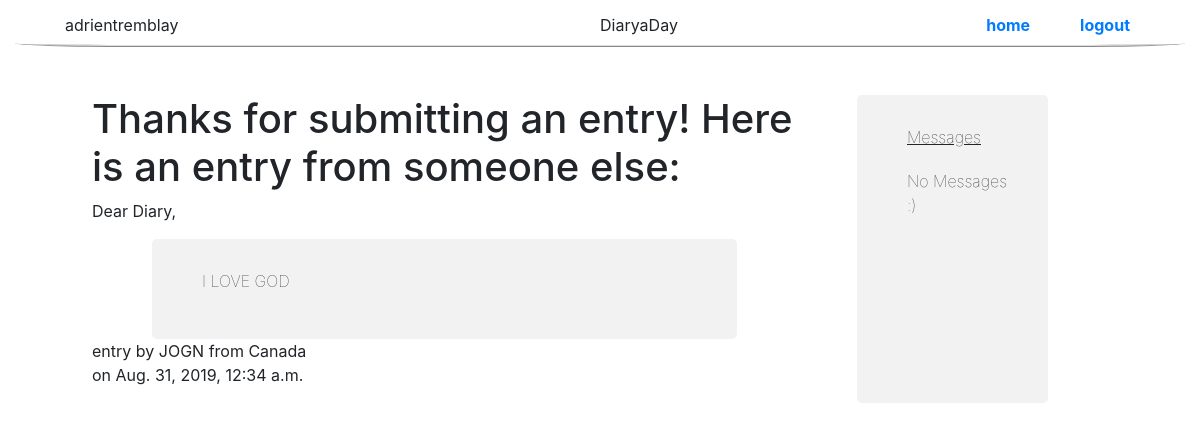
Screenshot of /diary/read/ (signed in) with the database file from the repository.
### diary/models.py (models this page shows, shortened)
class Writer(AbstractBaseUser):
    username = models.CharField(max_length=40, unique=True)
    country = CountryField(blank_label='(select country)', default = 'CA')
    name = models.CharField(max_length=100, blank=True) # not required
    USERNAME_FIELD = 'username'
    REQUIRED_FIELDS = ['password']
    objects = BaseUserManager()

class Entry(models.Model):
    contents = RichTextField()
    pub_date = models.DateTimeField("Date Written", default = now)
    essential = models.BooleanField(default = False)
    writer = models.ForeignKey(Writer, on_delete=models.CASCADE)
    objects = EntryManager()
    def __str__(self):
        return self.contents

### diary/views.py (the view)
# urls.py: path('read/', views.ReadView.as_view(), name = 'read'),
class ReadView(TemplateView):
    template_name = 'diary/read.html'
    def get_context_data(self, **kwargs):
        context = super().get_context_data(**kwargs)
        try :
            context['write_success'] = self.request.session['write_success']
        except:
            context['write_success'] = False
        context['entry'] = Entry.objects.get_random_entry(self.request.user)
        self.request.session['write_success'] = False
        return context

### diary/models.py (called while the page is built)
    def get_random_entry(self, user):
        while True:
            numEntries= Entry.objects.all().count()
            random_index = randint(0, numEntries - 1)
            if (self.all()[random_index].writer != user):
                break
        return self.all()[random_index]

### diary/templates/diary/read.html (shortened to what this page needs)
{% extends 'base.html' %}
{% block content %}
<h1 id = "diary-head">Thanks for submitting an entry!  Here is an entry from someone else:</h1>
{% if user.is_authenticated and write_success == True or user.is_superuser and user.is_authenticated %}
  {% include "diary/snippets/entry_snip.html" %}
{% elif not user.is_authenticated %}
  <meta http-equiv="REFRESH" content="0;url=/">
{% else %}
  <h5 style = "margin-left : 50px">You may only read a diary entry after submitting one yourself ;)</h5>
  <a href = "/diary/">take me home</a>
{% endif %}
{% endblock %}

### diary/templates/header.html
<div id = "lg-header" class = "text-center">
  <div class = "centerDiv">DiaryaDay</div>
  {% if user.is_authenticated %}
    <div style = "display : inline-block ; float : left">{{ user.username }}</div>
    <div class = "hElement"><a href="{% url 'logout' %}">logout</a></div>
    <div class = "hElement"><a href="{% url 'index' %}">home</a></div>
  {% endif %}
</div>

### diary/templates/diary/snippets/entry_snip.html
<p>Dear Diary,</p>
<div class = "standardBox">
  {{entry | safe}}
</div>
<p id = "read-label">entry by
  {% if entry.writer.name %}
    {{entry.writer.name}}
  {% else %}
    {{entry.writer.username}}
  {% endif %}
  from {{entry.writer.country.name}} <i class="{{ entry.writer.country.flag_css }}"></i><br \>on {{entry.pub_date}}
</p>

### diary/static/diary/dstyles.css (style rules this page uses)
body { margin : 0 0 0 0; font-family: sans-serif; }
#lg-header { padding: 0px 50px 35px 50px; height: 30px; line-height: 30px; margin : 10px 15px 0px 15px; border-bottom: 2px ridge Gainsboro; border-radius: 10%; text-align: center; }
.hElement { display: inline-block; margin-left: 40px; padding : 0px 5px 0px 5px; float: right; font-weight : bold; border-radius: 20%; }
a { text-decoration: none; color: SteelBlue; }
.standardBox { font-weight: lighter; background-color: #f2f2f2; border-radius: 5px; padding : 30px 30px 30px 50px; margin: 0 5vw 0 5vw; }
.centerDiv { margin : 0px auto; position : absolute; display: inline-block; }

### rows the page displays
Writer: username "adrientremblay"
Entry: contents "I LOVE GOD", writer.name "JOGN", writer.country.name "Canada", pub_date "Aug. 31, 2019, 12:34 a.m."
